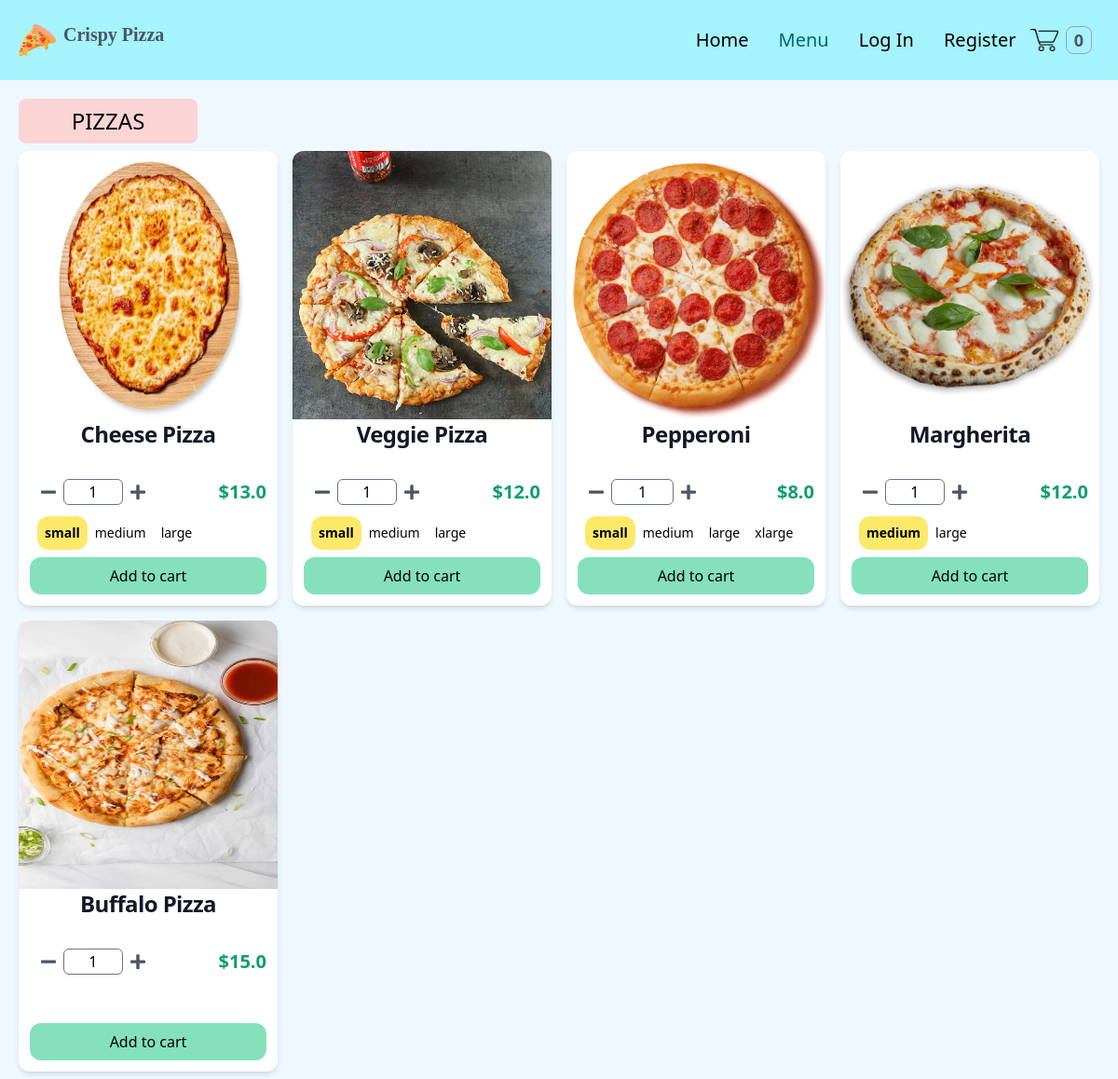
The app's page /pizza/ with its own data.
### store/models.py (models this page shows, shortened)
class Product(models.Model):
    id = models.UUIDField(primary_key=True, default=uuid.uuid4, editable=False)
    name = models.CharField(max_length=100)
    price = models.DecimalField(
        max_digits=6, decimal_places=2, blank=True, null=True)
    desc = models.TextField(max_length=500, blank=True, null=True)
    image = models.ImageField(blank=True, upload_to='images')
    created_at = models.DateField(auto_now_add=True)
    updated_at = models.DateField(auto_now=True)
    product_category = models.ForeignKey(
        "Category", on_delete=models.CASCADE, null=True, blank=True)
    class Meta:
        ordering = ('product_category',)
    def image_tag(self):
        if self.image:
            return mark_safe(f'<img src="{self.image.url}" width="100" height="100" />')
    image_tag.short_description = 'Image'
    @property
    def get_product_variants(self):
        variants = self.productvariant_set.all()
        return variants
    @property
    def has_variants(self):
        if self.productvariant_set.count() > 0:
            return True
        else:
            return False

class ProductVariant(models.Model):
    title = models.CharField(max_length=100, blank=True, null=True)
    product = models.ForeignKey(Product, on_delete=models.CASCADE)
    size = models.ForeignKey(Size, on_delete=models.CASCADE)
    price = models.DecimalField(max_digits=6, decimal_places=2)

class Size(models.Model):
    name = models.CharField(max_length=20, blank=True, null=True, unique=True)
    def __str__(self):
        return self.name

### store/views.py (the view)
# urls.py: path('pizza/', views.pizzas, name='pizzas'),
def pizzas(request):
    products = Product.objects.filter(product_category__name="Pizza")
    context = {'products': products}
    return render(request, 'store/pizzas.html', context=context)

### store/context_processors.py (called while the page is built)
def get_cart_quantity(request):
    if request.user.is_authenticated:
        try:
            customer = request.user.customer
        except:
            number_of_items = 0
    else:
        try:
            customer, created = Customer.objects.get_or_create(
                device=request.COOKIES['device'])
        except:
            number_of_items = 0
    try:
        customer_order = Order.objects.filter(
            customer=customer, complete=False)[0]
        number_of_items = customer_order.get_cart_items
    except:
        number_of_items = 0
    return {'cart_quantity': number_of_items}

### store/templates/store/pizzas.html (shortened to what this page needs)
{% extends "store/base.html" %} {% block content %} {% load static %}
<div class="flex flex-col items-center">
  <h1
    class="mt-5 text-2xl text-center uppercase rounded-lg ml-5 mr-auto py-2 w-48 bg-red-200"
  >
    Pizzas
  </h1>
  <div
    class="grid sm:grid-cols-1 md:grid-cols-3 lg:grid-cols-4 xl:grid-cols-5 2xl:grid-cols-6 mx-3"
  >
    {% for product in products %}
    <div
      class="flex flex-col m-2 bg-white rounded-xl shadow-md individual-container"
    >
      {% if product.image %}
      <img
        class="h-72 w-full rounded-t-xl"
        src="{{ product.image.url }}"
        alt=""
      />
      {% endif %}
      <h5
        class="mb-2 text-center text-2xl font-semibold tracking-tight text-gray-900"
      >
        {{product.name}}
      </h5>
      <form
        action="{% url 'order:add_to_cart' product.id %}"
        method="post"
        class="text-center items-center mt-auto p-3"
        id="product-form"
      >
        <div class="flex my-3">
          <div class="flex ml-3 w-4/5">
            <button class="decrement" type="button">
              <svg class="fill-current text-gray-600 w-4" viewBox="0 0 448 512">
                <path
                  d="M416 208H32c-17.67 0-32 14.33-32 32v32c0 17.67 14.33 32 32 32h384c17.67 0 32-14.33 32-32v-32c0-17.67-14.33-32-32-32z"
                />
              </svg>
            </button>
            <input
              class="w-1/3 h-7 mx-2 text-center rounded-md"
              type="number"
              value="1"
              name="quantity"
              min="1"
              oninput="validity.valid||(value='');"
            />
            <button class="increment" type="button">
            </button>
          </div>
          {% if product.has_variants %}
          <div class="flex items-center font-bold text-xl text-green-500">
            {% for variant in product.get_product_variants %}
            <p
              class="prices-{{forloop.parentloop.counter}} {{variant.size}}-{{forloop.parentloop.counter}} {% if not forloop.first %} hidden {% endif %}"
            >
              ${{variant.price|floatformat:1}}
            </p>
            {% endfor %}
          </div>
          {% else %}
          <div class="flex items-center font-bold text-xl text-green-500">
            <p>${{product.price|floatformat:1}}</p>
          </div>
          {% endif %}
        </div>
        {% if product.has_variants %}
        <div class="flex m-2 w-1/2">
          {% for variant in product.get_product_variants%}
          <div class="flex">
            <label
              for="{{variant.size}}-{{forloop.parentloop.counter}}"
              class="cursor-pointer select-none rounded-xl p-2 text-sm text-center peer-checked:font-bold {% if forloop.first %} peer-checked:bg-yellow-200 {% elif forloop.last %} peer-checked:bg-green-500 {% else %} peer-checked:bg-orange-300 {% endif %}"
              >{{variant.size}}
            </label>
          </div>
          {% endfor %}
        </div>
        {% else %}
        <div class="p-5"></div>
        {% endif %}
        <div class="flex">
          <button
            class="bg-green-300 hover:bg-green-500 rounded-xl w-full py-2 js-add"
            type="button"
          >
            Add to cart
          </button>
        </div>
      </form>
    </div>
    {% endfor %}
  </div>
</div>
{% endblock %}

### records on screen
Product: image (picture), name "Cheese Pizza"
ProductVariant: price "13.0", size "small"
ProductVariant: size "medium"
ProductVariant: size "large"
Product: image (picture), name "Veggie Pizza"
ProductVariant: price "12.0", size "small"
ProductVariant: size "medium"
ProductVariant: size "large"
Product: image (picture), name "Pepperoni"
ProductVariant: price "8.0", size "small"
ProductVariant: size "medium"
ProductVariant: size "large"
ProductVariant: size "xlarge"
Product: image (picture), name "Margherita"
ProductVariant: price "12.0", size "medium"
ProductVariant: size "large"
Product: image (picture), name "Buffalo Pizza", price "15.0"

### other values on screen
{{ cart_quantity }} "0"
